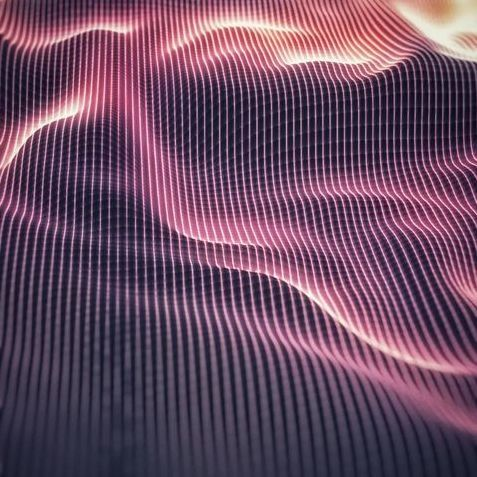
#> input picture img1.jpg, 477 x 477 px
$ python blendImg.py
#> lines starting #> are read from the running program, lines starting #| are printed output that depends on the picture
import cv2
import numpy as np


def blend(img1, img2, w1, w2):
    img = np.zeros(shape=img1.shape, dtype="uint8")
    for i in range(img1.shape[1] - 1):
        for j in range(img1.shape[0] - 1):
            img[j][i] = w1 * img1[j][i] + w2 * img2[j][i]
    return img


if __name__ == '__main__':
    img1 = cv2.imread('img1.jpg')
#> img1 is the input picture: shape (477, 477, 3); mean B, G, R 98.1, 75.4, 106.9
    img2 = cv2.imread('img2.jpg')
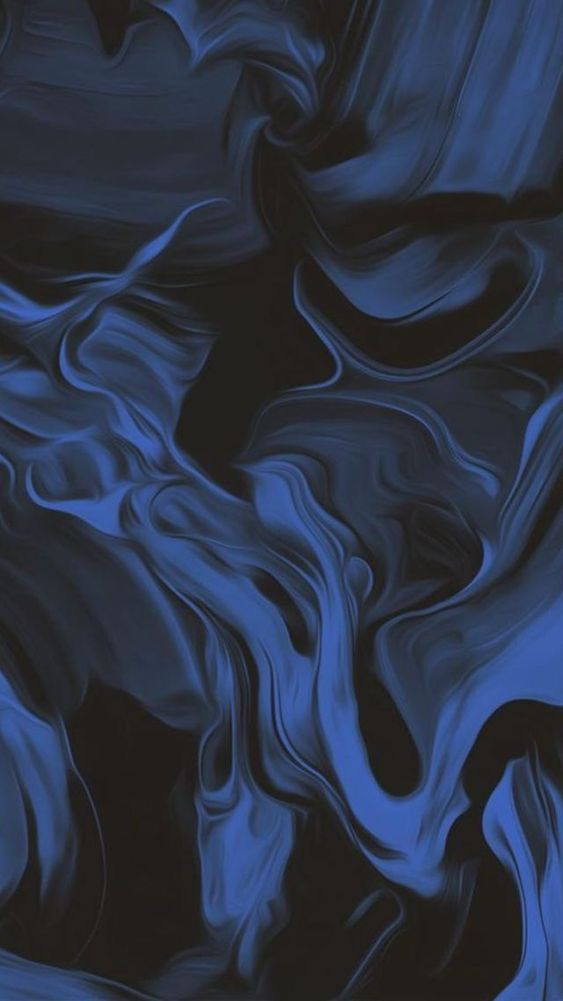
#> input picture img2.jpg, 563 x 1001 px
#> img2 is the input picture: shape (1001, 563, 3); mean B, G, R 71.3, 52.5, 44.2

    dsize = (img1.shape[1], img1.shape[0])
#> dsize = (477, 477)

    # resize image
    new_img2 = cv2.resize(img2, dsize, interpolation=cv2.INTER_AREA)
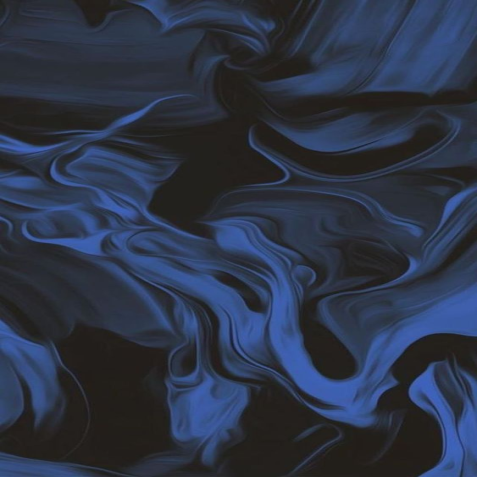
#> new_img2: shape (477, 477, 3); mean B, G, R 71.3, 52.5, 44.2

    for i in range(0, 41, 2):
        img = blend(img1, new_img2, 0.1 + 0.01 * i, 0.9 - 0.01 * i)
        if i == 40:
            cv2.imshow("image", img)
            cv2.waitKey(0)
        else:
            cv2.imshow("image", img)
            cv2.waitKey(1)
#> this loop made 21 passes
#> pass 2, `img = blend(img1, new_img2, 0.1 + 0.01 * i, 0.9 - 0.01 * i)`:
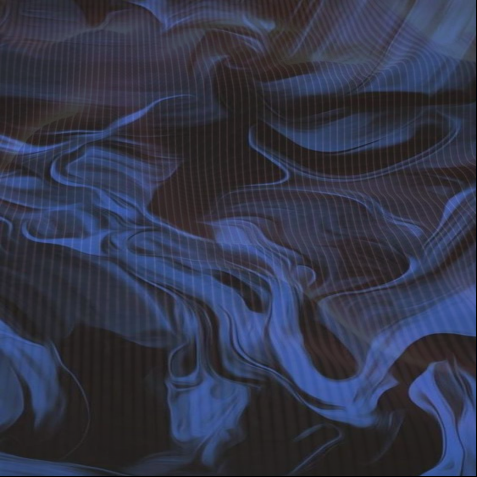
#> img: shape (477, 477, 3); mean B, G, R 73.7, 54.5, 51
